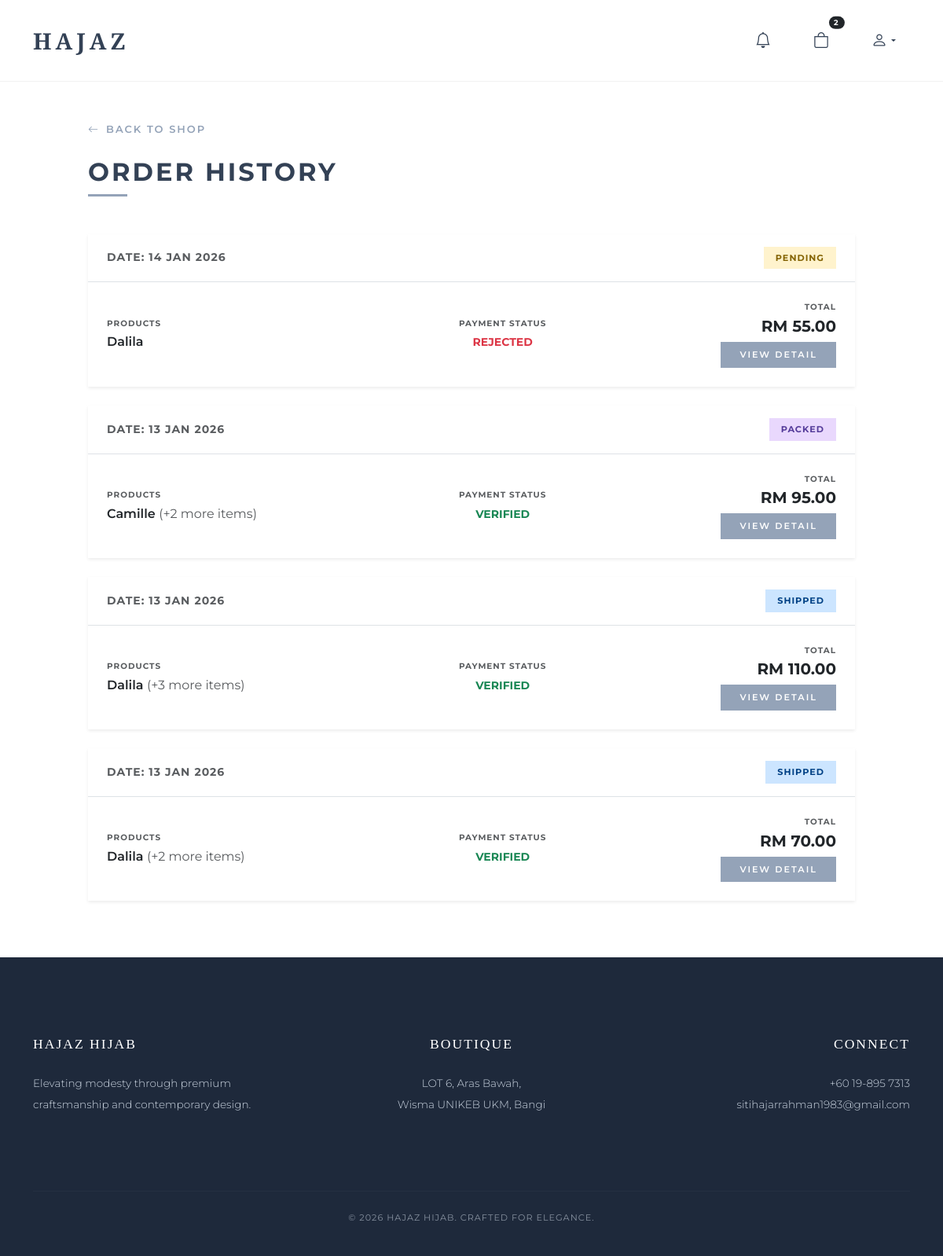
/orders/ (signed in), run on the app's committed database.
### store/models.py (models this page shows, shortened)
class Order(models.Model):
    PAYMENT_STATUS = [
        ('UNVERIFIED', 'Unverified'),
        ('VERIFIED', 'Verified'),
        ('REJECTED', 'Rejected'),
    ]
    ORDER_STATUS = [
        ('PENDING', 'Pending'),
        ('PACKED', 'Packed'),
        ('SHIPPED', 'Shipped'),
        ('DELIVERED', 'Delivered'),
    ]
    customer = models.ForeignKey(User, on_delete=models.CASCADE)
    total_price = models.DecimalField(max_digits=10, decimal_places=2)
    created_at = models.DateTimeField(auto_now_add=True)
    receipt = models.ImageField(upload_to="receipts/%Y/%m/%d/")
    payment_status = models.CharField(max_length=20, choices=PAYMENT_STATUS, default='UNVERIFIED')
    order_status = models.CharField(max_length=20, choices=ORDER_STATUS, default='PENDING')
    admin_note = models.TextField(blank=True, help_text="Reason for rejection, etc.")

class OrderItem(models.Model):
    order = models.ForeignKey(Order, related_name='items', on_delete=models.CASCADE)
    product = models.ForeignKey(Product, on_delete=models.SET_NULL, null=True)
    quantity = models.PositiveIntegerField()
    price_at_purchase = models.DecimalField(max_digits=10, decimal_places=2)

class Product(models.Model):
    name = models.CharField(max_length=200)
    category = models.CharField(max_length=100)
    price = models.DecimalField(max_digits=10, decimal_places=2)
    description = models.TextField()
    stock = models.PositiveIntegerField()
    image = models.ImageField(upload_to="products/")
    slug = models.SlugField(unique=True, null=True, blank=True)

### store/views.py (the view)
# urls.py: path('orders/', views.order_history, name='order_history'),
@login_required
def order_history(request):
    orders = Order.objects.filter(customer=request.user).order_by('-created_at').prefetch_related('items__product')
    return render(request, 'customer/order_history.html', {'orders': orders})

### store/context_processors.py (called while the page is built)
def cart_renderer(request):
    if request.user.is_authenticated:
        cart_items = Cart.objects.filter(customer=request.user)
        cart_count = cart_items.aggregate(Sum('quantity'))['quantity__sum'] or 0
        total_price = sum(item.product.price * item.quantity for item in cart_items)
        return {
            'cart_items': cart_items,
            'cart_count': cart_count,
            'total_price' : total_price
        }
    return {
        'cart_items': [],
        'cart_count': 0,
        'total_price' : 0
    }

def notification_context(request):
    if request.user.is_authenticated:
        notifs = request.user.notifications.all()[:5]
        count = request.user.notifications.filter(is_read=False).count()
        return {
            'user_notifications': notifs,
            'unread_notifications_count': count
        }
    return {}

### store/models.py (called while the page is built)
    @property
    def subtotal(self):
        return self.product.price * self.quantity

### store/templates/customer/order_history.html (shortened to what this page needs)
{% extends 'base.html' %}
{% block content %}
<div class="container py-5" style="max-width: 1000px;">
    <div class="mb-5">
        <a href="{% url 'homepage' %}" class="btn-back">
            <i class="bi bi-arrow-left me-2"></i> Back to Shop
        </a>
        <br><br>
        <h2 class="fw-bold text-uppercase" style="letter-spacing: 3px; color: var(--brand-dark);">Order History</h2>
        <div style="width: 50px; height: 3px; background-color: var(--brand-slate);"></div>
    </div>
    <div class="order-list">
        {% for order in orders %}
        <div class="card border-0 mb-4 shadow-sm rounded-0">
            <div class="card-header bg-white py-3 border-bottom px-4 d-flex justify-content-between align-items-center">
                <span class="small fw-bold text-uppercase text-muted" style="letter-spacing: 1px;">
                    Date: {{ order.created_at|date:"d M Y" }}
                </span>
                <span class="status-badge status-{{ order.order_status|lower }}">
                    {{ order.get_order_status_display }}
                </span>
            </div>
            <div class="card-body p-4">
                <div class="row align-items-center">
                    <div class="col-md-5">
                        <label class="d-block extra-small text-uppercase text-muted fw-bold mb-1">Products</label>
                        <p class="mb-0 fw-semibold">
                            {{ order.items.first.product.name }}
                            {% if order.items.count > 1 %}
                            <span class="text-muted fw-normal">(+{{ order.items.count|add:"-1" }} more items)</span>
                            {% endif %}
                        </p>
                    </div>
                    <div class="col-md-3 text-md-center mt-3 mt-md-0">
                        <label class="d-block extra-small text-uppercase text-muted fw-bold mb-1">Payment Status</label>
                        {% if order.payment_status == 'VERIFIED' %}
                            <span class="text-success small fw-bold">VERIFIED</span>
                        {% elif order.payment_status == 'REJECTED' %}
                            <span class="text-danger small fw-bold">REJECTED</span>
                        {% else %}
                            <span class="text-warning small fw-bold">PENDING VERIFICATION</span>
                        {% endif %}
                    </div>
                    <div class="col-md-4 text-md-end mt-3 mt-md-0">
                        <label class="d-block extra-small text-uppercase text-muted fw-bold mb-1">Total</label>
                        <h5 class="fw-bold mb-2">RM {{ order.total_price }}</h5>
                        <button class="btn-auth btn-signup py-2 px-4 shadow-none"
                                type="button" data-bs-toggle="collapse" data-bs-target="#details-{{ order.id }}">
                            View Detail
                        </button>
                    </div>
                </div>
            </div>
        </div>
        {% empty %}
        <div class="text-center py-5 border">
            <p class="text-muted mb-4">You have no order history yet.</p>
            <a href="{% url 'homepage' %}" class="btn-auth btn-signup">Start Shopping</a>
        </div>
        {% endfor %}
    </div>
</div>
{% endblock %}

### store/templates/base.html (style rules this page uses)
:root { --brand-slate: #94a3b8; --brand-lavender: #b399bc; --brand-bg-cool: #d9e2ec; --brand-dark: #334155; --brand-footer: #1e293b; --text-light: #f8f9fa; }
body { font-family: 'Montserrat', sans-serif; background-color: #ffffff; color: var(--brand-dark); }
.btn-auth { font-size: 0.7rem; text-transform: uppercase; letter-spacing: 2px; padding: 12px 28px; border-radius: 0px; font-weight: 600; transition: 0.3s; }
.btn-signup { background-color: var(--brand-slate); color: white !important; border: none; }
.btn-back { text-decoration: none; color: var(--brand-slate); font-size: 13px; text-transform: uppercase; letter-spacing: 2px; font-weight: 600; transition: all 0.3s ease; display: inline-flex; align-items: center; }

### store/templates/customer/order_history.html (style rules this page uses)
.status-badge { font-size: 0.7rem; font-weight: 700; letter-spacing: 1px; padding: 6px 15px; text-transform: uppercase; }
.status-pending { color: #856404; background-color: #fff3cd; }
.status-packed { color: #553c9a; background-color: #e9d8fd; }
.status-shipped { color: #004085; background-color: #cce5ff; }
.extra-small { font-size: 0.65rem; letter-spacing: 1px; }
.rounded-0 { border-radius: 0 !important; }

### data on the page
Order: created_at "14 JAN 2026", order_status "PENDING", items.first.product.name "Dalila", payment_status "REJECTED", total_price "55.00"
Order: created_at "13 JAN 2026", order_status "PACKED", items.first.product.name "Camille", items.count|add "2", payment_status "VERIFIED", total_price "95.00"
Order: created_at "13 JAN 2026", order_status "SHIPPED", items.first.product.name "Dalila", items.count|add "3", payment_status "VERIFIED", total_price "110.00"
Order: created_at "13 JAN 2026", order_status "SHIPPED", items.first.product.name "Dalila", items.count|add "2", payment_status "VERIFIED", total_price "70.00"

### other printed values
{{ cart_count|default:0 }} "2"
